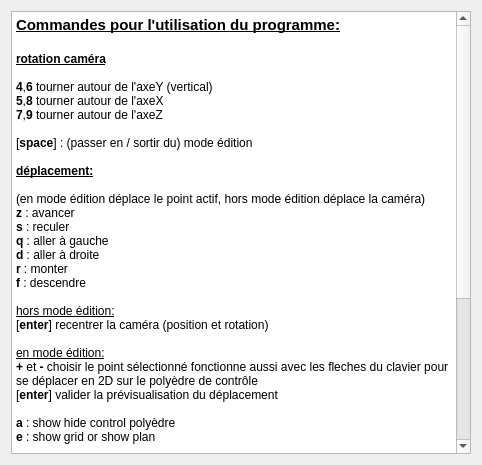
<?xml version="1.0" encoding="UTF-8"?>
<ui version="4.0">
 <class>commandes</class>
 <widget class="QWidget" name="commandes">
  <property name="geometry">
   <rect>
    <x>0</x>
    <y>0</y>
    <width>482</width>
    <height>465</height>
   </rect>
  </property>
  <property name="windowTitle">
   <string>Form</string>
  </property>
  <layout class="QVBoxLayout" name="verticalLayout">
   <item>
    <widget class="QTextBrowser" name="textBrowser">
     <property name="html">
      <string>&lt;!DOCTYPE HTML PUBLIC &quot;-//W3C//DTD HTML 4.0//EN&quot; &quot;http://www.w3.org/TR/REC-html40/strict.dtd&quot;&gt;
&lt;html&gt;&lt;head&gt;&lt;meta name=&quot;qrichtext&quot; content=&quot;1&quot; /&gt;&lt;style type=&quot;text/css&quot;&gt;
p, li { white-space: pre-wrap; }
&lt;/style&gt;&lt;/head&gt;&lt;body style=&quot; font-family:'Sans Serif'; font-size:9pt; font-weight:400; font-style:normal;&quot;&gt;
&lt;p style=&quot; margin-top:0px; margin-bottom:0px; margin-left:0px; margin-right:0px; -qt-block-indent:0; text-indent:0px;&quot;&gt;&lt;span style=&quot; font-size:11pt; font-weight:600; text-decoration: underline;&quot;&gt;Commandes pour l'utilisation du programme:&lt;/span&gt;&lt;/p&gt;
&lt;p style=&quot;-qt-paragraph-type:empty; margin-top:0px; margin-bottom:0px; margin-left:0px; margin-right:0px; -qt-block-indent:0; text-indent:0px; font-size:11pt; font-weight:600; text-decoration: underline;&quot;&gt;&lt;br /&gt;&lt;/p&gt;
&lt;p style=&quot; margin-top:0px; margin-bottom:0px; margin-left:0px; margin-right:0px; -qt-block-indent:0; text-indent:0px;&quot;&gt;&lt;span style=&quot; font-weight:600; text-decoration: underline;&quot;&gt;rotation caméra&lt;/span&gt;&lt;/p&gt;
&lt;p style=&quot;-qt-paragraph-type:empty; margin-top:0px; margin-bottom:0px; margin-left:0px; margin-right:0px; -qt-block-indent:0; text-indent:0px; font-weight:600; text-decoration: underline;&quot;&gt;&lt;br /&gt;&lt;/p&gt;
&lt;p style=&quot; margin-top:0px; margin-bottom:0px; margin-left:0px; margin-right:0px; -qt-block-indent:0; text-indent:0px;&quot;&gt;&lt;span style=&quot; font-weight:600;&quot;&gt;4&lt;/span&gt;,&lt;span style=&quot; font-weight:600;&quot;&gt;6&lt;/span&gt; tourner autour de l'axeY (vertical)&lt;/p&gt;
&lt;p style=&quot; margin-top:0px; margin-bottom:0px; margin-left:0px; margin-right:0px; -qt-block-indent:0; text-indent:0px;&quot;&gt;&lt;span style=&quot; font-weight:600;&quot;&gt;5&lt;/span&gt;,&lt;span style=&quot; font-weight:600;&quot;&gt;8&lt;/span&gt; tourner autour de l'axeX&lt;/p&gt;
&lt;p style=&quot; margin-top:0px; margin-bottom:0px; margin-left:0px; margin-right:0px; -qt-block-indent:0; text-indent:0px;&quot;&gt;&lt;span style=&quot; font-weight:600;&quot;&gt;7&lt;/span&gt;,&lt;span style=&quot; font-weight:600;&quot;&gt;9&lt;/span&gt; tourner autour de l'axeZ&lt;/p&gt;
&lt;p style=&quot;-qt-paragraph-type:empty; margin-top:0px; margin-bottom:0px; margin-left:0px; margin-right:0px; -qt-block-indent:0; text-indent:0px;&quot;&gt;&lt;br /&gt;&lt;/p&gt;
&lt;p style=&quot; margin-top:0px; margin-bottom:0px; margin-left:0px; margin-right:0px; -qt-block-indent:0; text-indent:0px;&quot;&gt;[&lt;span style=&quot; font-weight:600;&quot;&gt;space&lt;/span&gt;] : (passer en / sortir du) mode édition&lt;/p&gt;
&lt;p style=&quot;-qt-paragraph-type:empty; margin-top:0px; margin-bottom:0px; margin-left:0px; margin-right:0px; -qt-block-indent:0; text-indent:0px;&quot;&gt;&lt;br /&gt;&lt;/p&gt;
&lt;p style=&quot; margin-top:0px; margin-bottom:0px; margin-left:0px; margin-right:0px; -qt-block-indent:0; text-indent:0px;&quot;&gt;&lt;span style=&quot; font-weight:600; text-decoration: underline;&quot;&gt;déplacement:&lt;/span&gt;&lt;/p&gt;
&lt;p style=&quot;-qt-paragraph-type:empty; margin-top:0px; margin-bottom:0px; margin-left:0px; margin-right:0px; -qt-block-indent:0; text-indent:0px; font-weight:600; text-decoration: underline;&quot;&gt;&lt;br /&gt;&lt;/p&gt;
&lt;p style=&quot; margin-top:0px; margin-bottom:0px; margin-left:0px; margin-right:0px; -qt-block-indent:0; text-indent:0px;&quot;&gt;(en mode édition déplace le point actif, hors mode édition déplace la caméra)&lt;/p&gt;
&lt;p style=&quot; margin-top:0px; margin-bottom:0px; margin-left:0px; margin-right:0px; -qt-block-indent:0; text-indent:0px;&quot;&gt;&lt;span style=&quot; font-weight:600;&quot;&gt;z&lt;/span&gt; : avancer&lt;/p&gt;
&lt;p style=&quot; margin-top:0px; margin-bottom:0px; margin-left:0px; margin-right:0px; -qt-block-indent:0; text-indent:0px;&quot;&gt;&lt;span style=&quot; font-weight:600;&quot;&gt;s&lt;/span&gt; : reculer&lt;/p&gt;
&lt;p style=&quot; margin-top:0px; margin-bottom:0px; margin-left:0px; margin-right:0px; -qt-block-indent:0; text-indent:0px;&quot;&gt;&lt;span style=&quot; font-weight:600;&quot;&gt;q&lt;/span&gt; : aller à gauche&lt;/p&gt;
&lt;p style=&quot; margin-top:0px; margin-bottom:0px; margin-left:0px; margin-right:0px; -qt-block-indent:0; text-indent:0px;&quot;&gt;&lt;span style=&quot; font-weight:600;&quot;&gt;d&lt;/span&gt; : aller à droite&lt;/p&gt;
&lt;p style=&quot; margin-top:0px; margin-bottom:0px; margin-left:0px; margin-right:0px; -qt-block-indent:0; text-indent:0px;&quot;&gt;&lt;span style=&quot; font-weight:600;&quot;&gt;r&lt;/span&gt; : monter&lt;/p&gt;
&lt;p style=&quot; margin-top:0px; margin-bottom:0px; margin-left:0px; margin-right:0px; -qt-block-indent:0; text-indent:0px;&quot;&gt;&lt;span style=&quot; font-weight:600;&quot;&gt;f&lt;/span&gt; : descendre&lt;/p&gt;
&lt;p style=&quot;-qt-paragraph-type:empty; margin-top:0px; margin-bottom:0px; margin-left:0px; margin-right:0px; -qt-block-indent:0; text-indent:0px;&quot;&gt;&lt;br /&gt;&lt;/p&gt;
&lt;p style=&quot; margin-top:0px; margin-bottom:0px; margin-left:0px; margin-right:0px; -qt-block-indent:0; text-indent:0px;&quot;&gt;&lt;span style=&quot; text-decoration: underline;&quot;&gt;hors mode édition:&lt;/span&gt;&lt;/p&gt;
&lt;p style=&quot; margin-top:0px; margin-bottom:0px; margin-left:0px; margin-right:0px; -qt-block-indent:0; text-indent:0px;&quot;&gt;[&lt;span style=&quot; font-weight:600;&quot;&gt;enter&lt;/span&gt;] recentrer la caméra (position et rotation)&lt;/p&gt;
&lt;p style=&quot;-qt-paragraph-type:empty; margin-top:0px; margin-bottom:0px; margin-left:0px; margin-right:0px; -qt-block-indent:0; text-indent:0px;&quot;&gt;&lt;br /&gt;&lt;/p&gt;
&lt;p style=&quot; margin-top:0px; margin-bottom:0px; margin-left:0px; margin-right:0px; -qt-block-indent:0; text-indent:0px;&quot;&gt;&lt;span style=&quot; text-decoration: underline;&quot;&gt;en mode édition:&lt;/span&gt;&lt;/p&gt;
&lt;p style=&quot; margin-top:0px; margin-bottom:0px; margin-left:0px; margin-right:0px; -qt-block-indent:0; text-indent:0px;&quot;&gt;&lt;span style=&quot; font-weight:600;&quot;&gt;+&lt;/span&gt; et &lt;span style=&quot; font-weight:600;&quot;&gt;-&lt;/span&gt; choisir le point sélectionné fonctionne aussi avec les fleches du clavier pour se déplacer en 2D sur le polyèdre de contrôle&lt;/p&gt;
&lt;p style=&quot; margin-top:0px; margin-bottom:0px; margin-left:0px; margin-right:0px; -qt-block-indent:0; text-indent:0px;&quot;&gt;[&lt;span style=&quot; font-weight:600;&quot;&gt;enter&lt;/span&gt;] valider la prévisualisation du déplacement&lt;/p&gt;
&lt;p style=&quot;-qt-paragraph-type:empty; margin-top:0px; margin-bottom:0px; margin-left:0px; margin-right:0px; -qt-block-indent:0; text-indent:0px;&quot;&gt;&lt;br /&gt;&lt;/p&gt;
&lt;p style=&quot; margin-top:0px; margin-bottom:0px; margin-left:0px; margin-right:0px; -qt-block-indent:0; text-indent:0px;&quot;&gt;&lt;span style=&quot; font-weight:600;&quot;&gt;a&lt;/span&gt; : show hide control polyèdre&lt;/p&gt;
&lt;p style=&quot; margin-top:0px; margin-bottom:0px; margin-left:0px; margin-right:0px; -qt-block-indent:0; text-indent:0px;&quot;&gt;&lt;span style=&quot; font-weight:600;&quot;&gt;e&lt;/span&gt; : show grid or show plan&lt;/p&gt;
&lt;p style=&quot;-qt-paragraph-type:empty; margin-top:0px; margin-bottom:0px; margin-left:0px; margin-right:0px; -qt-block-indent:0; text-indent:0px;&quot;&gt;&lt;br /&gt;&lt;/p&gt;
&lt;p style=&quot; margin-top:0px; margin-bottom:0px; margin-left:0px; margin-right:0px; -qt-block-indent:0; text-indent:0px;&quot;&gt;&lt;span style=&quot; font-weight:600;&quot;&gt;certains de ces contrôles sont aussi disponiblse dans les paramêtres&lt;/span&gt;&lt;/p&gt;
&lt;p style=&quot;-qt-paragraph-type:empty; margin-top:0px; margin-bottom:0px; margin-left:0px; margin-right:0px; -qt-block-indent:0; text-indent:0px; font-weight:600;&quot;&gt;&lt;br /&gt;&lt;/p&gt;
&lt;p style=&quot; margin-top:0px; margin-bottom:0px; margin-left:0px; margin-right:0px; -qt-block-indent:0; text-indent:0px;&quot;&gt;&lt;span style=&quot; font-size:11pt; font-weight:600; text-decoration: underline;&quot;&gt;/!\ ATTENTION /!\&lt;/span&gt;&lt;/p&gt;
&lt;p style=&quot;-qt-paragraph-type:empty; margin-top:0px; margin-bottom:0px; margin-left:0px; margin-right:0px; -qt-block-indent:0; text-indent:0px; font-size:11pt; font-weight:600; text-decoration: underline;&quot;&gt;&lt;br /&gt;&lt;/p&gt;
&lt;p style=&quot; margin-top:0px; margin-bottom:0px; margin-left:0px; margin-right:0px; -qt-block-indent:0; text-indent:0px;&quot;&gt;&lt;span style=&quot; font-weight:600;&quot;&gt;Pour que l'importation fonctionne, il faut rajouter 2 valeurs dans les fichers .obj à importer :&lt;/span&gt;&lt;/p&gt;
&lt;p style=&quot; margin-top:0px; margin-bottom:0px; margin-left:0px; margin-right:0px; -qt-block-indent:0; text-indent:0px;&quot;&gt;&lt;span style=&quot; font-weight:600;&quot;&gt;les valeurs de &amp;quot;x&amp;quot; et &amp;quot;y&amp;quot;&lt;/span&gt;&lt;/p&gt;
&lt;p style=&quot; margin-top:0px; margin-bottom:0px; margin-left:0px; margin-right:0px; -qt-block-indent:0; text-indent:0px;&quot;&gt;&lt;span style=&quot; font-weight:600;&quot;&gt;qui sont utilisés par l'algorithme pour connaitre la forme du polyèdre de controle (le nombre de point de large (x) et le nombre de point de long (y))&lt;/span&gt;&lt;/p&gt;
&lt;p style=&quot;-qt-paragraph-type:empty; margin-top:0px; margin-bottom:0px; margin-left:0px; margin-right:0px; -qt-block-indent:0; text-indent:0px; font-weight:600;&quot;&gt;&lt;br /&gt;&lt;/p&gt;
&lt;p style=&quot; margin-top:0px; margin-bottom:0px; margin-left:0px; margin-right:0px; -qt-block-indent:0; text-indent:0px;&quot;&gt;&lt;span style=&quot; font-weight:600;&quot;&gt;À noter que les polyèdres de controle ne possède qu'une seule largeur et une seule longueur.&lt;/span&gt;&lt;/p&gt;
&lt;p style=&quot;-qt-paragraph-type:empty; margin-top:0px; margin-bottom:0px; margin-left:0px; margin-right:0px; -qt-block-indent:0; text-indent:0px;&quot;&gt;&lt;br /&gt;&lt;/p&gt;
&lt;p style=&quot;-qt-paragraph-type:empty; margin-top:0px; margin-bottom:0px; margin-left:0px; margin-right:0px; -qt-block-indent:0; text-indent:0px;&quot;&gt;&lt;br /&gt;&lt;/p&gt;
&lt;p style=&quot;-qt-paragraph-type:empty; margin-top:0px; margin-bottom:0px; margin-left:0px; margin-right:0px; -qt-block-indent:0; text-indent:0px;&quot;&gt;&lt;br /&gt;&lt;/p&gt;&lt;/body&gt;&lt;/html&gt;</string>
     </property>
    </widget>
   </item>
  </layout>
 </widget>
 <resources/>
 <connections/>
</ui>
